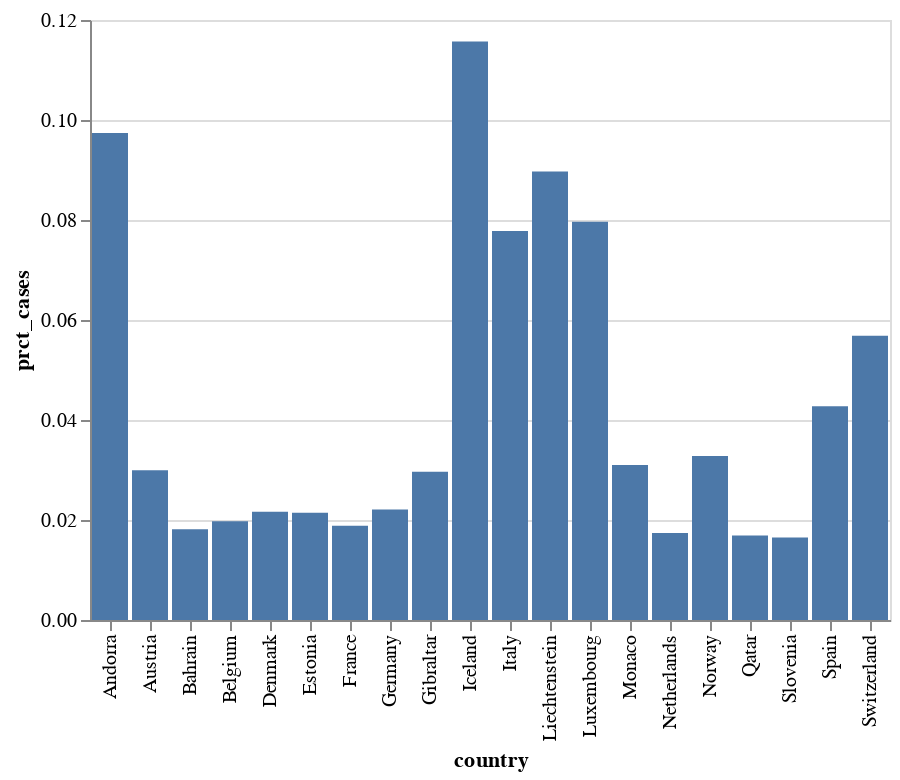

Here is the notebook cell this chart was saved with:
### Code cell
alt.renderers.enable('default')
top_cases_chart = alt.Chart(top_case_prct_country).mark_bar().encode(
    x='country',
    y='prct_cases'
)
top_cases_chart

### Figure 1 — Vega-Lite specification as saved in the notebook (floating-point values rounded to 4 significant figures)
{"config": {"view": {"continuousWidth": 400, "continuousHeight": 300}}, "data": {"name": "data-705ff6c7c6942f21cdb46fa56bfa9f6c"}, "mark": "bar", "encoding": {"x": {"type": "nominal", "field": "country"}, "y": {"type": "quantitative", "field": "prct_cases"}}, "$schema": "https://vega.github.io/schema/vega-lite/v4.0.2.json", "datasets": {"data-705ff6c7c6942f21cdb46fa56bfa9f6c": [{"country": "Iceland", "Cases": 409, "Deaths": 1, "prct_deaths_per_case": 0.2445, "population": 353600.0, "prct_cases": 0.1157}, {"country": "Andorra", "Cases": 75, "Deaths": 0, "prct_deaths_per_case": 0.0, "population": 77010.0, "prct_cases": 0.0974}, {"country": "Liechtenstein", "Cases": 34, "Deaths": 0, "prct_deaths_per_case": 0.0, "population": 37910.0, "prct_cases": 0.08969}, {"country": "Luxembourg", "Cases": 484, "Deaths": 5, "prct_deaths_per_case": 1.033, "population": 607700.0, "prct_cases": 0.07964}, {"country": "Italy", "Cases": 47021, "Deaths": 4032, "prct_deaths_per_case": 8.575, "population": 60430000.0, "prct_cases": 0.07781}, {"country": "Switzerland", "Cases": 4840, "Deaths": 43, "prct_deaths_per_case": 0.8884, "population": 8517000.0, "prct_cases": 0.05683}, {"country": "Spain", "Cases": 19980, "Deaths": 1002, "prct_deaths_per_case": 5.015, "population": 46720000.0, "prct_cases": 0.04276}, {"country": "Norway", "Cases": 1742, "Deaths": 7, "prct_deaths_per_case": 0.4018, "population": 5314000.0, "prct_cases": 0.03278}, {"country": "Monaco", "Cases": 12, "Deaths": 0, "prct_deaths_per_case": 0.0, "population": 38680.0, "prct_cases": 0.03102}, {"country": "Austria", "Cases": 2649, "Deaths": 6, "prct_deaths_per_case": 0.2265, "population": 8847000.0, "prct_cases": 0.02994}, {"country": "Gibraltar", "Cases": 10, "Deaths": 0, "prct_deaths_per_case": 0.0, "population": 33720.0, "prct_cases": 0.02966}, {"country": "Germany", "Cases": 18323, "Deaths": 45, "prct_deaths_per_case": 0.2456, "population": 82930000.0, "prct_cases": 0.0221}, {"country": "Denmark", "Cases": 1255, "Deaths": 9, "prct_deaths_per_case": 0.7171, "population": 5797000.0, "prct_cases": 0.02165}, {"country": "Estonia", "Cases": 283, "Deaths": 0, "prct_deaths_per_case": 0.0, "population": 1321000.0, "prct_cases": 0.02143}, {"country": "Belgium", "Cases": 2257, "Deaths": 37, "prct_deaths_per_case": 1.639, "population": 11420000.0, "prct_cases": 0.01976}, {"country": "France", "Cases": 12612, "Deaths": 450, "prct_deaths_per_case": 3.568, "population": 66990000.0, "prct_cases": 0.01883}, {"country": "Bahrain", "Cases": 285, "Deaths": 1, "prct_deaths_per_case": 0.3509, "population": 1569000.0, "prct_cases": 0.01816}, {"country": "Netherlands", "Cases": 2994, "Deaths": 106, "prct_deaths_per_case": 3.54, "population": 17230000.0, "prct_cases": 0.01738}, {"country": "Qatar", "Cases": 470, "Deaths": 0, "prct_deaths_per_case": 0.0, "population": 2782000.0, "prct_cases": 0.0169}, {"country": "Slovenia", "Cases": 341, "Deaths": 1, "prct_deaths_per_case": 0.2933, "population": 2067000.0, "prct_cases": 0.01649}]}}
